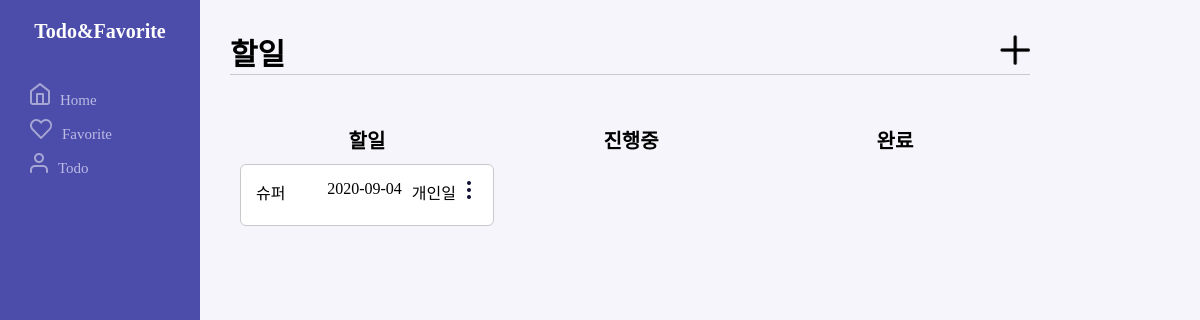
/second/todo, run on an earlier commit of the app's database.
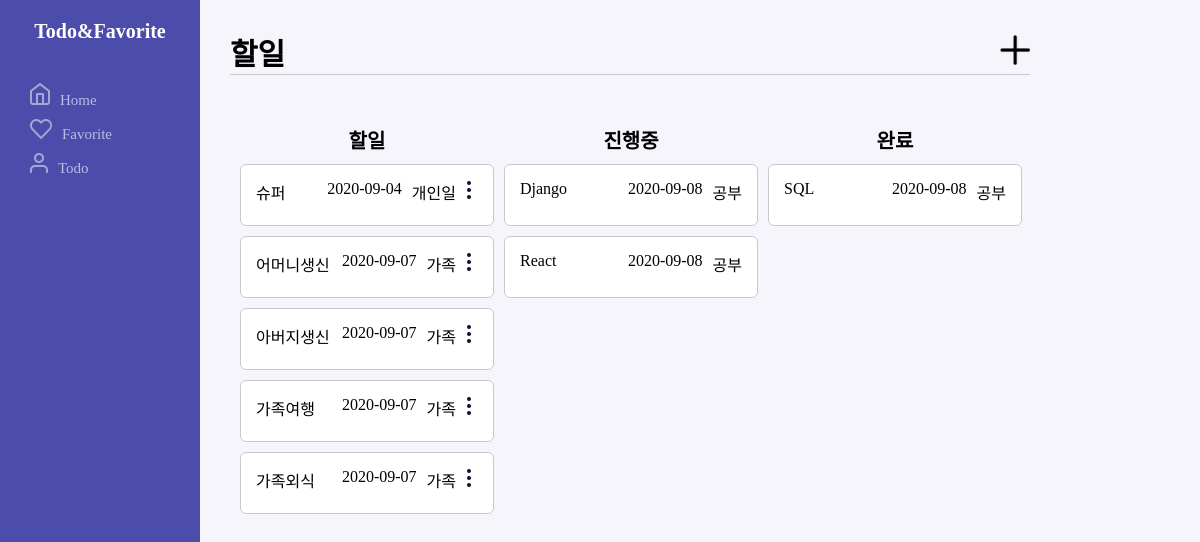
And on a later commit of the database.
### second/models.py (models this page shows)
class Todo(models.Model):
    seq = models.AutoField(primary_key=True)
    name = models.CharField(max_length=50)
    STATUS_CHOICES=(
    ('pending','할일'),
    ('inprogress','진행중'),
    ('end','완료')
    )
    status = models.CharField(max_length=10, choices=STATUS_CHOICES)
    reg_date = models.DateField(auto_now_add=True)
    end_date = models.DateField()
    del_yn = models.BooleanField()
    group = models.ForeignKey(TodoGroup, on_delete=models.CASCADE)

class TodoGroup(models.Model):
    seq = models.AutoField(primary_key=True)
    name = models.CharField(max_length=50)
    reg_date = models.DateField(auto_now_add=True)
    del_yn = models.BooleanField()
    def __str__(self):
        return self.name

### second/views.py (the view)
# urls.py: path('todo', views.todo, name='todo'),
def todo(request):
    pendings = Todo.objects.filter(status='pending')
    inprogress = Todo.objects.filter(status='inprogress')
    ends = Todo.objects.filter(status='end')
    return render(request, "second/todo.html",
        {
            'pendings':pendings,
            'inprogress':inprogress,
            'ends':ends
        }
    )

### second/templates/second/todo.html (shortened to what this page needs)
{% extends 'second/layout.html' %}
{% load static %}
{% block content %}
<h3>
할일
<a href="{% url 'second:todo_register' %}"><img src="{% static 'second/icon_add.png' %}"></a>
</h3>
<div class="items">
<div class="items-title">할일</div>
{% for data in pendings %}
    <div class="item">
        <div class="name">
            <a href="{% url 'second:todo_detail' data.seq %}">
                {{ data.name }}
            </a>
        </div>
        <div class="group">
            {{ data.group }}
            <img class="function_img" src="{% static 'second/icon_more.png' %}"/>
        </div>
        <div class="regdate">
            {{ data.reg_date|date:"Y-m-d" }}
        </div>
    </div>
{% endfor %}
</div>
<div class="items">
<div class="items-title">진행중</div>
{% for data in inprogress %}
    <div class="item">
        <a href="{% url 'second:todo_detail' data.seq %}">
            {{ data.name }}
        </a>
        <div class="group">
            {{ data.group }}
        </div>
        <div class="regdate">
            {{ data.reg_date|date:"Y-m-d" }}
        </div>
    </div>
{% endfor %}
</div>
<div class="items">
<div class="items-title">완료</div>
{% for data in ends %}
    <div class="item">
        <a href="{% url 'second:todo_detail' data.seq %}">
            {{ data.name }}
        </a>
        <div class="group">
            {{ data.group }}
        </div>
        <div class="regdate">
            {{ data.reg_date|date:"Y-m-d" }}
        </div>
    </div>
{% endfor %}
</div>
{% endblock %}

### second/templates/second/layout.html (shortened to what this page needs)
{% load static %}
<!DOCTYPE html>
<html>
<head>
</head>
<body>
    <div id="menu">
        <div id="logo">Todo&Favorite</div>
        <ul>
            <li><img class="menu_logo" src="{% static 'second/icon_home.png' %}"/><a href="{% url 'second:index' %}">Home</a></li>
            <li><img class="menu_logo" src="{% static 'second/icon_favorite.png' %}"/><a href="{% url 'second:favourite' %}">Favorite</a></li>
            <li><img class="menu_logo" src="{% static 'second/icon_todo.png' %}"/><a href="{% url 'second:todo' %}">Todo</a></li>
        </ul>
    </div>
    <div id="content">
    {% block content %}{% endblock %}
</body>
</html>

### second/templates/second/layout.html (style rules this page uses)
html, body, ul { margin: 0; padding: 0; }
html, body { height: 100%; min-width: 1200px; background-color: #f5f5fb; }
ul { list-style:none; }
#menu, #content { float: left; }
#menu { background-color: #4c4cab; width: 200px; height: 100%; }
#menu #logo { margin-top: 20px; color: white; font-weight: 700; font-size: 20px; text-align: center; }
.menu_logo { margin-right: 10px; text-align: center; }
#menu ul { margin-top: 40px; }
#menu ul a { color: #bbbbe5; text-decoration: none; }
#menu ul li { color: #bbbbe5; margin-bottom: 10px; font-size: 15px; padding-left: 30px; }
#content { padding-left: 30px; }
h3 { width: 800px; border-bottom: 1px solid #c8c8cd; font-size: 30px; margin-bottom: 50px; }
h3 img { float: right; width: 30px; margin-top: 5px; margin-left: 8px; }
#content .item { padding: 15px; border: 1px solid #c8c8cd; height: 30px; border-radius: 6px; margin-bottom: 10px; background-color: white; }
#content .name { float: left; }
#content .regdate { margin-right: 10px; }
#content .regdate, #content .group { float: right; }
#content .items { width: 33%; box-sizing: border-box; float: left; padding-left: 10px; }
#content .item a { color: black; text-decoration: none; }
#content .items-title { text-align: center; margin-bottom: 10px; font-size: 20px; font-weight: 700; }

What changed in the data, as far as the page shows it:
added Todo: name "어머니생신", group "가족", reg_date "2020-09-07", shown under "할일"
added Todo: name "아버지생신", group "가족", reg_date "2020-09-07", shown under "할일"
added Todo: name "가족여행", group "가족", reg_date "2020-09-07", shown under "할일"
added Todo: name "가족외식", group "가족", reg_date "2020-09-07", shown under "할일"
added Todo: name "Django", group "공부", reg_date "2020-09-08"
added Todo: name "React", group "공부", reg_date "2020-09-08"
added Todo: name "SQL", group "공부", reg_date "2020-09-08"
